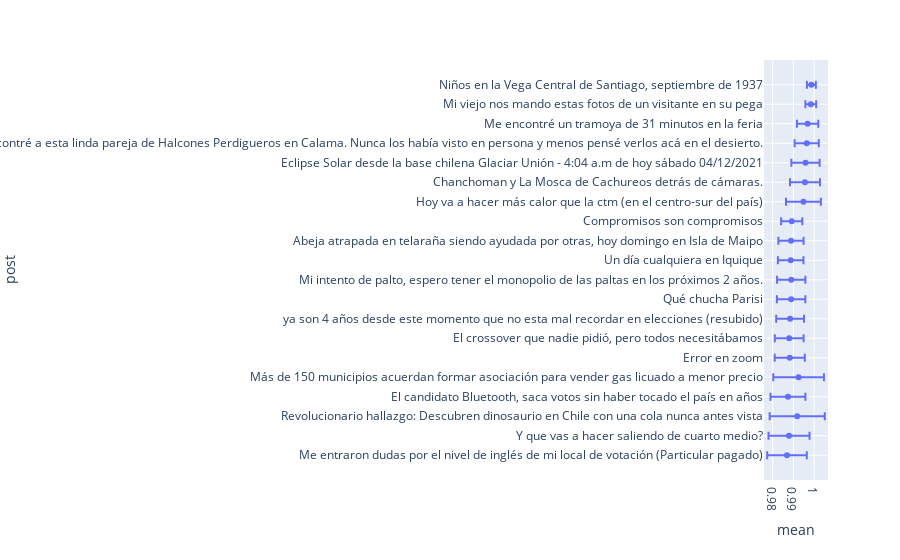

Notebook code for this chart:
### Code cell
r_order = order[::-1][-20:]
data_dic = {
    'mean': posterior_mean[r_order],
    'std_err': std_err[r_order],
    'post': ordered_post[::-1]
}
df = pd.DataFrame(data=data_dic)
fig = px.scatter(df, x="mean", y="post", error_x="std_err")
fig.show()

### Figure 1 — Plotly figure (JSON) as saved in the notebook; plotly's stock layout.template omitted (floating-point values rounded to 4 significant figures)
{"data": [{"error_x": {"array": [0.009558, 0.009894, 0.01331, 0.008428, 0.01222, 0.007263, 0.00695, 0.0067, 0.006864, 0.006831, 0.006172, 0.006088, 0.005105, 0.008418, 0.007237, 0.006818, 0.00583, 0.00514, 0.002607, 0.002157]}, "hovertemplate": "mean=%{x}<br>post=%{y}<extra></extra>", "legendgroup": "", "marker": {"color": "#636efa", "symbol": "circle"}, "mode": "markers", "name": "", "orientation": "h", "showlegend": false, "type": "scatter", "x": [0.9869, 0.9879, 0.9919, 0.9874, 0.9925, 0.9883, 0.988, 0.9884, 0.9889, 0.989, 0.9887, 0.9889, 0.9892, 0.9949, 0.9956, 0.9959, 0.9965, 0.9969, 0.9984, 0.9987], "xaxis": "x", "y": ["Me entraron dudas por el nivel de inglés de mi local de votación (Particular pagado)", "Y que vas a hacer saliendo de cuarto medio?", "Revolucionario hallazgo: Descubren dinosaurio en Chile con una cola nunca antes vista", "El candidato Bluetooth, saca votos sin haber tocado el país en años", "Más de 150 municipios acuerdan formar asociación para vender gas licuado a menor precio", "Error en zoom", "El crossover que nadie pidió, pero todos necesitábamos", "ya son 4 años desde este momento que no esta mal recordar en elecciones (resubido)", "Qué chucha Parisi", "Mi intento de palto, espero tener el monopolio de las paltas en los próximos 2 años.", "Un día cualquiera en Iquique", "Abeja atrapada en telaraña siendo ayudada por otras, hoy domingo en Isla de Maipo", "Compromisos son compromisos", "Hoy va a hacer más calor que la ctm (en el centro-sur del país)", "Chanchoman y La Mosca de Cachureos detrás de cámaras.", "Eclipse Solar desde la base chilena Glaciar Unión - 4:04 a.m de hoy sábado 04/12/2021", "Andando en bici me encontré a esta linda pareja de Halcones Perdigueros en Calama. Nunca los había visto en persona y menos pensé verlos acá en el desierto.", "Me encontré un tramoya de 31 minutos en la feria", "Mi viejo nos mando estas fotos de un visitante en su pega", "Niños en la Vega Central de Santiago, septiembre de 1937"], "yaxis": "y"}], "layout": {"legend": {"tracegroupgap": 0}, "margin": {"t": 60}, "xaxis": {"anchor": "y", "domain": [0, 1], "title": {"text": "mean"}}, "yaxis": {"anchor": "x", "domain": [0, 1], "title": {"text": "post"}}}}
